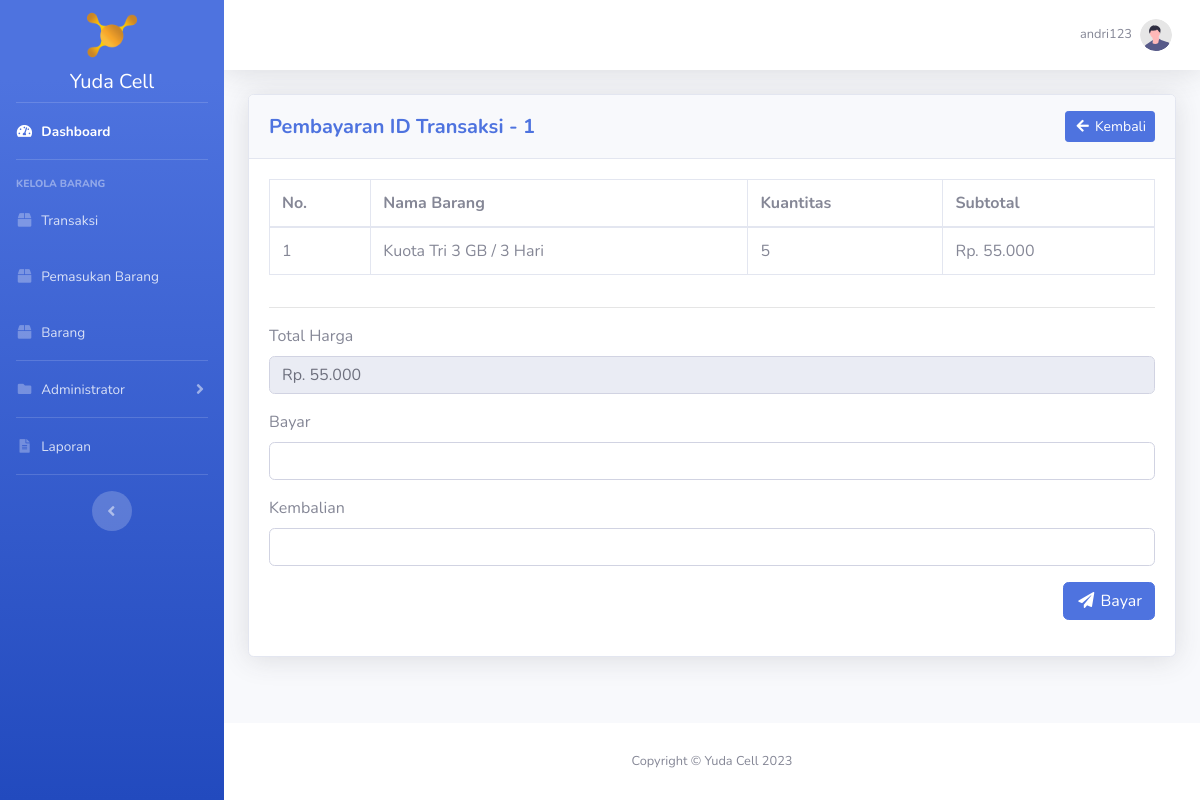
The page /transaksi/bayar.php?id_transaksi=1 (signed in) on the database its author committed.
### tables this page shows
CREATE TABLE `user` (
  `id_user` int(11) NOT NULL,
  `username` varchar(20) NOT NULL,
  `password` varchar(300) NOT NULL,
  `hak_akses` enum('administrator','operator') NOT NULL,
  `nama_lengkap` varchar(50) NOT NULL,
  `no_telp_user` varchar(20) NOT NULL
);

CREATE TABLE `transaksi` (
  `id_transaksi` int(11) NOT NULL,
  `tanggal_transaksi` datetime NOT NULL,
  `total_harga` int(11) DEFAULT NULL,
  `bayar` int(11) DEFAULT NULL,
  `kembalian` int(11) DEFAULT NULL,
  `id_user` int(11) NOT NULL
);

CREATE TABLE `detail_transaksi` (
  `id_detail_transaksi` int(11) NOT NULL,
  `id_transaksi` int(11) NOT NULL,
  `id_barang` int(11) NOT NULL,
  `kuantitas` int(11) NOT NULL,
  `subtotal` int(11) NOT NULL
);

CREATE TABLE `barang` (
  `id_barang` int(11) NOT NULL,
  `nama_barang` varchar(50) NOT NULL,
  `harga_beli` int(11) NOT NULL,
  `harga_jual` int(11) NOT NULL,
  `stok_barang` int(11) NOT NULL,
  `id_jenis_barang` int(11) NOT NULL
);

### transaksi/bayar.php (the view, shortened to what this page needs)
<?php
require_once '../koneksi.php';
$id_transaksi = htmlspecialchars($_GET['id_transaksi']);
$data_transaksi = mysqli_fetch_assoc(mysqli_query($koneksi, "SELECT * FROM transaksi INNER JOIN user ON transaksi.id_user = user.id_user WHERE transaksi.id_transaksi = '$id_transaksi'"));
$detail_transaksi = mysqli_query($koneksi, "SELECT * FROM detail_transaksi INNER JOIN transaksi ON detail_transaksi.id_transaksi = transaksi.id_transaksi INNER JOIN barang ON detail_transaksi.id_barang = barang.id_barang WHERE detail_transaksi.id_transaksi = '$id_transaksi' ORDER BY barang.nama_barang ASC");
$id_user = htmlspecialchars($_SESSION['id_user']);
$data_profile = mysqli_fetch_assoc(mysqli_query($koneksi, "SELECT * FROM user WHERE id_user = '$id_user'"));
?>
<!DOCTYPE html>
<html lang="en">
<head>
    <?php include_once '../include/head.php'; ?>
</head>
<body id="page-top">
    <div id="wrapper">
        <?php include_once '../include/sidebar.php'; ?>
        <div id="content-wrapper" class="d-flex flex-column">
            <div id="content">
                <?php include_once '../include/topbar.php'; ?>
                <div class="container-fluid">
                	<div class="card shadow mb-4">
                		<div class="card-header py-3">
                            <div class="row">
                                <div class="col head-left">
                                    <h5 class="my-auto font-weight-bold text-primary">Pembayaran ID Transaksi - <?= $data_transaksi['id_transaksi']; ?></h5>
                                </div>
                                <div class="col head-right">
                                    <a href="<?= BASE_URL; ?>transaksi/detail_transaksi.php?id_transaksi=<?= $id_transaksi; ?>" class="btn btn-sm btn-primary"><i class="fas fa-fw fa-arrow-left"></i> Kembali</a>
                                </div>
                            </div>
                        </div>
                        <div class="card-body">
                            <div class="table-responsive">
                            	<table class="table table-bordered" width="100%" cellspacing="0">
									<thead>
										<tr>
											<th>No.</th>
											<th>Nama Barang</th>
											<th>Kuantitas</th>
											<th>Subtotal</th>
										</tr>
									</thead>
									<tbody>
										<?php $i = 1; ?>
										<?php foreach ($detail_transaksi as $ddt): ?>
											<tr>
												<td><?= $i++; ?></td>
												<td><?= $ddt['nama_barang']; ?></td>
												<td><?= $ddt['kuantitas']; ?></td>
												<td>Rp. <?= str_replace(",", ".", number_format($ddt['subtotal'])); ?></td>
											</tr>
										<?php endforeach ?>
									</tbody>
								</table>
                            </div>
							<hr>
							<form method="post">
							  <div class="form-group">
							    <label for="total_harga">Total Harga</label>
							    <input type="text" disabled name="total_harga" id="total_harga" class="not-allowed form-control" value="Rp. <?= str_replace(",", ".", number_format($data_transaksi['total_harga'])); ?>">
							  </div>
							  <div class="form-group">
							    <label for="bayar">Bayar</label>
							    <input type="number" name="bayar" id="bayar" class="form-control" required>
							  </div>
							  <div class="form-group">
							    <label for="kembalian">Kembalian</label>
							    <input style="cursor: not-allowed;" type="number" name="kembalian" id="kembalian" class="form-control">
							  </div>
							  <div class="form-group text-right">
							    <button type="submit" name="btnBayar" class="btn btn-primary"><i class="fas fa-fw fa-paper-plane"></i> Bayar</button>
							  </div>
							</form>
						</div>
                    </div>
            	</div>
            </div>
            <?php include_once '../include/footer.php'; ?>
        </div>
    </div>
</body>
</html>

### include/topbar.php (shortened to what this page needs)
<nav class="navbar navbar-expand navbar-light bg-white topbar mb-4 static-top shadow">
    <ul class="navbar-nav ml-auto">
        <li class="nav-item dropdown no-arrow">
            <a class="nav-link dropdown-toggle" href="#" id="userDropdown" role="button"
                data-toggle="dropdown" aria-haspopup="true" aria-expanded="false">
                <span class="mr-2 d-none d-lg-inline text-gray-600 small"><?= $data_profile['username']; ?></span>
                <img class="img-profile rounded-circle"
                    src="<?= BASE_URL; ?>img/undraw_profile.svg">
            </a>
        </li>
    </ul>
</nav>

### css/yuda_cell.css (style rules this page uses)
html { scroll-behavior: smooth; }
.not-allowed { cursor: not-allowed; }
.head-left { text-align: left; margin-top: auto; margin-bottom: auto; }
.head-right { text-align: right; margin-top: auto; margin-bottom: auto; }

### rows shown on the page
user: username "andri123"
transaksi: id_transaksi "1", total_harga "Rp. 55.000"
detail_transaksi: id_barang.nama_barang "Kuota Tri 3 GB / 3 Hari", kuantitas "5", subtotal "55.000"
